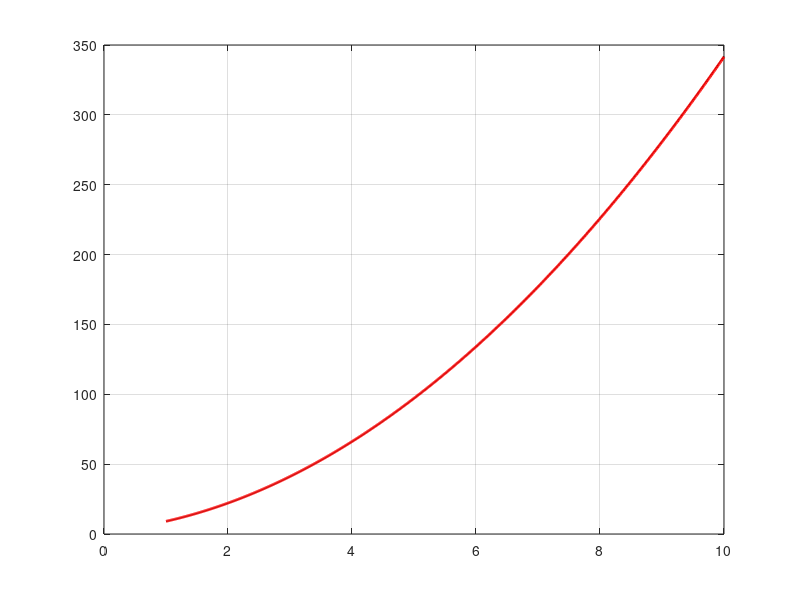

Here is the MATLAB script that generated this plot:
%Escola Politecnica de Pernambuco
%Disciplina: Dinamica da Maquinas
%Aluna: Bruna Mayumi Hori
%Data 01/11/2021

y = [3 4 2];
x = [2.9833 4.1123 1.9999];

k = 1:0.01:10;
ky = polyval(y,k);
kx = polyval(x,k);
resposta = ky - kx;
R1 = sum(resposta);
fprintf('Area total de erro: %d.\n',R1)
plot(k,ky,'k',k,kx,'r','LineWidth',2)
grid;
